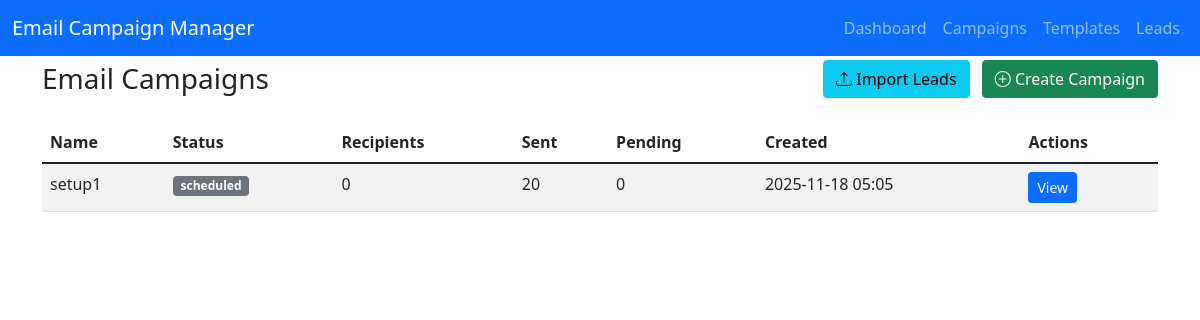
Page /campaigns on the committed database.
### database/models/email_campaigns.py (models this page shows, shortened)
class EmailCampaign(BaseModel):
    __tablename__ = 'email_campaigns'
    name = Column(String(255), nullable=False)
    description = Column(Text, nullable=True)
    status = Column(String(50), nullable=False, default='draft', index=True)
    template_id = Column(Integer, ForeignKey('email_templates.id'), nullable=True)
    template = relationship('EmailTemplate', back_populates='campaigns', foreign_keys=[template_id])
    target_filters = Column(JSON, nullable=True)  # e.g., {"country": "India", "source": "apify"}
    scheduled_at = Column(DateTime, nullable=True)
    started_at = Column(DateTime, nullable=True)
    completed_at = Column(DateTime, nullable=True)
    follow_up_enabled = Column(Boolean, default=False)
    follow_up_delay_days = Column(Integer, default=3)  # Days after initial email
    follow_up_template_id = Column(Integer, ForeignKey('email_templates.id'), nullable=True)
    sender_name = Column(String(255), nullable=True)
    sender_email = Column(String(255), nullable=True)
    reply_to = Column(String(255), nullable=True)
    email_provider = Column(String(50), nullable=False, default='smtp')  # smtp, sendgrid, aws_ses
    smtp_host = Column(String(255), nullable=True)
    smtp_port = Column(Integer, nullable=True)
    smtp_username = Column(String(255), nullable=True)
    smtp_password = Column(String(255), nullable=True)  # Should be encrypted in production
    attachments = Column(JSON, nullable=True)
    total_recipients = Column(Integer, default=0)
    emails_sent = Column(Integer, default=0)
    emails_delivered = Column(Integer, default=0)
    emails_opened = Column(Integer, default=0)
    emails_clicked = Column(Integer, default=0)
    emails_failed = Column(Integer, default=0)
    emails_bounced = Column(Integer, default=0)
    emails_replied = Column(Integer, default=0)
    send_rate_limit = Column(Integer, default=100)  # Emails per hour
    meta_data = Column('metadata', JSON, nullable=True)  # Using 'metadata' as DB column name, 'meta_data' as Python attr
    queue_items = relationship('EmailQueue', back_populates='campaign', cascade='all, delete-orphan')
    tracking_events = relationship('EmailTracking', back_populates='campaign')

### web_ui/app.py (the view)
@app.route('/campaigns')
def campaigns():
    session = get_session()
    try:
        campaigns = session.query(EmailCampaign).filter(
            EmailCampaign.is_deleted == False
        ).order_by(EmailCampaign.created_at.desc()).all()
        return render_template('campaigns.html', campaigns=campaigns)
    finally:
        session.close()

### database/session.py (called while the page is built)
def get_session():
    return SessionLocal()

### web_ui/templates/campaigns.html (shortened to what this page needs)
{% extends "base.html" %}
{% block content %}
<div class="d-flex justify-content-between align-items-center mb-4">
    <h1 class="h3 mb-0">Email Campaigns</h1>
    <div>
        <a href="/leads/import" class="btn btn-info me-2">
            <i class="bi bi-upload"></i> Import Leads
        </a>
        <a href="/campaigns/create" class="btn btn-success">
            <i class="bi bi-plus-circle"></i> Create Campaign
        </a>
    </div>
</div>
<table class="table table-striped">
    <thead>
        <tr>
            <th>Name</th>
            <th>Status</th>
            <th>Recipients</th>
            <th>Sent</th>
            <th>Pending</th>
            <th>Created</th>
            <th>Actions</th>
        </tr>
    </thead>
    <tbody>
        {% for campaign in campaigns %}
        <tr>
            <td>{{ campaign.name }}</td>
            <td><span class="badge bg-secondary">{{ campaign.status }}</span></td>
            <td>{{ campaign.total_recipients or 0 }}</td>
            <td>{{ campaign.emails_sent or 0 }}</td>
            <td>{{ campaign.emails_pending or 0 }}</td>
            <td>{{ campaign.created_at.strftime('%Y-%m-%d %H:%M') }}</td>
            <td>
                <a href="/campaigns/{{ campaign.id }}" class="btn btn-sm btn-primary">View</a>
            </td>
        </tr>
        {% else %}
        <tr>
            <td colspan="7" class="text-center text-muted">No campaigns found. <a href="/campaigns/create">Create one</a></td>
        </tr>
        {% endfor %}
    </tbody>
</table>
{% endblock %}

### web_ui/templates/base.html (style rules this page uses)
body { padding-top: 60px; }

### rows in the picture
EmailCampaign: name "setup1", status "scheduled", total_recipients "0", emails_sent "20", emails_pending "0", created_at "2025-11-18 05:05"
